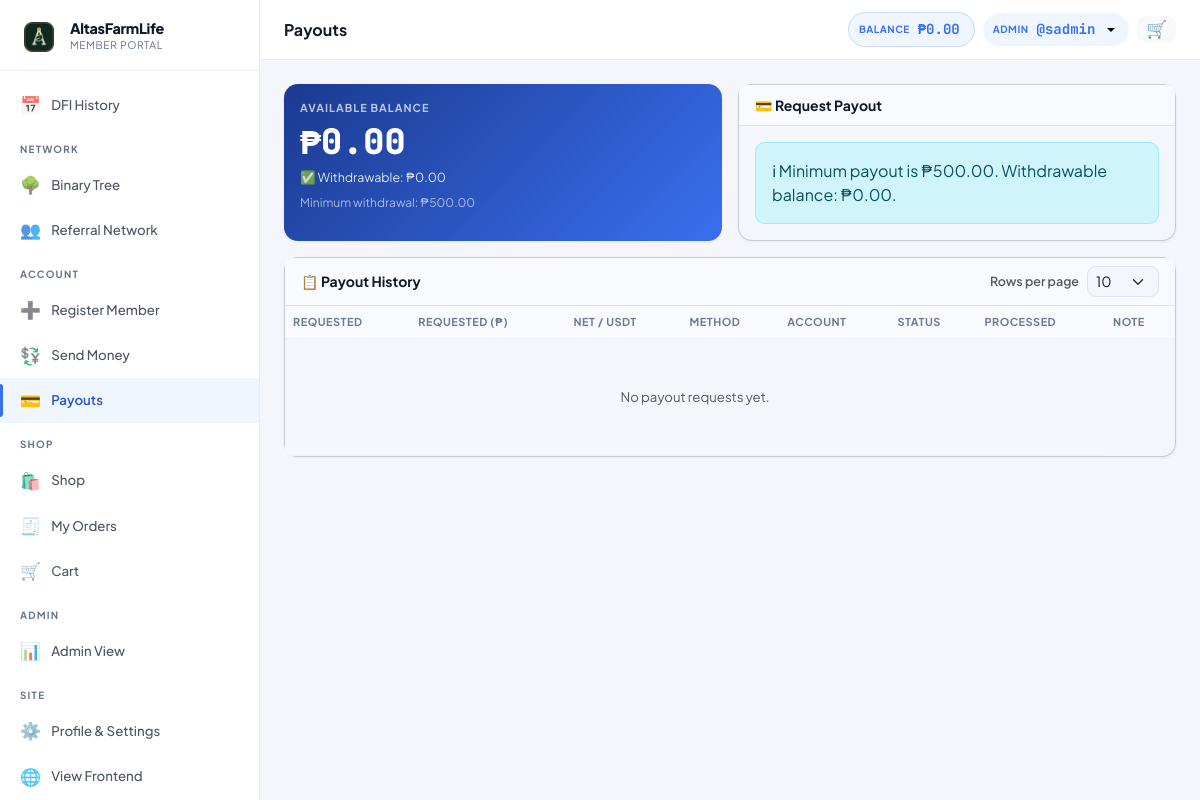
Screenshot of /?page=payout (signed in) with the database file from the repository.
### tables this page shows
CREATE TABLE settings (
  key_name   VARCHAR(80) NOT NULL PRIMARY KEY,
  value      TEXT        NOT NULL,
  updated_at TIMESTAMP DEFAULT CURRENT_TIMESTAMP ON UPDATE CURRENT_TIMESTAMP
);

CREATE TABLE users (
  id                INT UNSIGNED AUTO_INCREMENT PRIMARY KEY,
  username          VARCHAR(40)  NOT NULL UNIQUE,
  password_hash     VARCHAR(255) NOT NULL,
  role              ENUM('member','admin','superadmin') NOT NULL DEFAULT 'member',
  package_id        INT UNSIGNED NULL,
  reg_code_id           INT UNSIGNED NULL,
  reg_payment_method    ENUM('code','ewallet','pending','standard') NOT NULL DEFAULT 'code',
  reg_paid_by           INT UNSIGNED NULL,

   
  sponsor_id        INT UNSIGNED NULL,
  binary_parent_id  INT UNSIGNED NULL,
  binary_position   ENUM('left','right') NULL,

   
  left_count        INT UNSIGNED NOT NULL DEFAULT 0,
  left_count_paid   INT UNSIGNED NOT NULL DEFAULT 0,
  right_count       INT UNSIGNED NOT NULL DEFAULT 0,
  right_count_paid  INT UNSIGNED NOT NULL DEFAULT 0,
  pairs_paid        INT UNSIGNED NOT NULL DEFAULT 0,
  pairs_flushed     INT UNSIGNED NOT NULL DEFAULT 0,
  pairs_paid_today  INT UNSIGNED NOT NULL DEFAULT 0,   

   
  lifetime_earned       DECIMAL(14,2) NOT NULL DEFAULT 0.00,
  cap_status            ENUM('active','capped','perminact') NOT NULL DEFAULT 'active',
  capping_bypass        TINYINT(1)   NOT NULL DEFAULT 0,
  daily_cap_bypass      TINYINT(1)   NOT NULL DEFAULT 0,
  capped_at             TIMESTAMP NULL,
  last_reactivation_at  TIMESTAMP NULL,
  dfi_days_used         INT UNSIGNED NOT NULL DEFAULT 0,
  dfi_active            TINYINT(1)   NOT NULL DEFAULT 1,
  cd_active             TINYINT(1)   NOT NULL DEFAULT 0,
  ewallet_sent_today      DECIMAL(12,2) NOT NULL DEFAULT 0.00,
  ewallet_sent_this_week  DECIMAL(12,2) NOT NULL DEFAULT 0.00,

   
  full_name         VARCHAR(120) NULL,
  email             VARCHAR(120) NULL,
  mobile            VARCHAR(20)  NULL,
  gcash_number      VARCHAR(20)  NULL,
  maya_number       VARCHAR(20)  NULL,
  usdt_trc20_address VARCHAR(100) NULL,
  usdt_bep20_address VARCHAR(100) NULL,
  address           TEXT         NULL,
  photo             VARCHAR(200) NULL,

  ewallet_balance       DECIMAL(14,2) NOT NULL DEFAULT 0.00,
  withdrawable_balance  DECIMAL(14,2) NOT NULL DEFAULT 0.00,
  status                ENUM('active','suspended','pending','deactivated') NOT NULL DEFAULT 'active',
  joined_at         TIMESTAMP DEFAULT CURRENT_TIMESTAMP,
  last_login        TIMESTAMP NULL,

  FOREIGN KEY (sponsor_id)       REFERENCES users(id) ON DELETE SET NULL,
  FOREIGN KEY (binary_parent_id) REFERENCES users(id) ON DELETE SET NULL,
  FOREIGN KEY (package_id)       REFERENCES packages(id) ON DELETE SET NULL
);

### views/partials/sidebar_member.php (the view, shortened to what the rows shown need)
<?php
$cp      = current_page();
$user    = Auth::user();
$initial = strtoupper(substr($user['username'] ?? 'U', 0, 1));
$name    = $user['full_name'] ?: ('@' . $user['username']);
$view    = $_GET['view'] ?? '';
$nav = [
  ['page' => 'dashboard', 'icon' => '🏠', 'label' => 'Dashboard',        'pages' => ['dashboard']],
  ['page' => 'earnings',  'icon' => '💰', 'label' => 'Earnings',         'pages' => ['earnings']],
  ['page' => 'cap_status', 'icon' => '🛡️', 'label' => 'Lifetime Cap',     'pages' => ['cap_status']],
  ['page' => 'dfi_history', 'icon' => '📅', 'label' => 'DFI History',      'pages' => ['dfi_history']],
  'SEPARATOR:Network',
];
$hasBinary = Auth::isAdmin() || Package::hasPairing((int)($user['package_id'] ?? 0));
if ($hasBinary) {
  $nav[] = ['page' => 'genealogy&view=binary',  'icon' => '🌳', 'label' => 'Binary Tree',      'pages' => ['genealogy'], 'view' => 'binary'];
}
$nav[] = ['page' => 'genealogy&view=referral', 'icon' => '👥', 'label' => 'Referral Network', 'pages' => ['genealogy'], 'view' => 'referral'];
$nav[] = 'SEPARATOR:Account';
$nav[] = ['page' => 'register&sponsor=' . $user['username'], 'icon' => '➕', 'label' => 'Register Member', 'pages' => ['register']];
$nav[] = ['page' => 'ewallet_transfer', 'icon' => '💱', 'label' => 'Send Money', 'pages' => ['ewallet_transfer']];
$nav[] = ['page' => 'payout',  'icon' => '💳', 'label' => 'Payouts',   'pages' => ['payout']];
$cartBadge = Cart::itemCountForMember((int) ($user['id'] ?? 0));
$nav[] = 'SEPARATOR:Shop';
$nav[] = ['page' => 'shop',        'icon' => '🛍️', 'label' => 'Shop',      'pages' => ['shop']];
$nav[] = ['page' => 'shop_orders', 'icon' => '🧾', 'label' => 'My Orders', 'pages' => ['shop_orders', 'shop_order']];
$nav[] = ['page' => 'cart',        'icon' => '🛒', 'label' => 'Cart',      'pages' => ['cart'], 'badge' => $cartBadge, 'badge_class' => 'sidebar-cart-badge'];
if (Auth::isAdmin()) {
  $nav[] = 'SEPARATOR:Admin';
  $nav[] = ['page' => 'admin', 'icon' => '📊', 'label' => 'Admin View', 'pages' => []];
}
$nav[] = 'SEPARATOR:Site';
$nav[] = ['page' => 'profile', 'icon' => '⚙️', 'label' => 'Profile & Settings', 'pages' => ['profile']];
$nav[] = ['page' => '__frontend__', 'icon' => '🌐', 'label' => 'View Frontend', 'pages' => []];
if (!function_exists('renderSidebarNav')) {
function renderSidebarNav($nav, $cp, $user, $view, $initial, $name)
{ ?>
  <div class="sidebar-brand">
    <div>
      <div class="brand-name"><?= e(setting('site_name', APP_NAME)) ?></div>
      <div class="brand-sub">Member Portal</div>
    </div>
  </div>
<?php } ?>
<?php }  ?>
<div class="sidebar d-none d-lg-flex flex-column">
  <?php renderSidebarNav($nav, $cp, $user, $view, $initial, $name); ?>
</div>

### views/member/payout.php (shortened to what the rows shown need)
<?php
$minPayout        = (float)setting('min_payout', '500');
$availableBalance = (float)$user['ewallet_balance'];
$withdrawableBalance = (float)($user['withdrawable_balance'] ?? 0);
$hasPending       = false;
$gcashEnabled = setting('gcash_enabled', '1') === '1';
$mayaEnabled  = setting('maya_enabled', '1') === '1';
$jsFeePct = [];
if ($gcashEnabled) $jsFeePct['gcash'] = (float)setting('service_fee_gcash', '0');
if ($mayaEnabled)  $jsFeePct['maya']  = (float)setting('service_fee_maya', '0');
$jsFeePct['usdt_trc20']  = (float)setting('service_fee_usdt_trc20', '5');
$jsFeePct['usdt_bep20'] = (float)setting('service_fee_usdt_bep20', '5');
?>
<?php require 'views/partials/head.php'; ?>
<?php require 'views/partials/sidebar_member.php'; ?>
<div class="main-content">
  <?php require 'views/partials/topbar.php'; ?>
  <div class="page-content">
    <div class="row g-3 mb-3">
      <div class="col-12 col-md-6">
        <div class="card h-100" style="background:linear-gradient(135deg,#1a3a8f,#3b6ff0);border:none;">
          <div class="card-body text-white">
            <div style="font-size:.68rem;font-weight:700;letter-spacing:1px;text-transform:uppercase;opacity:.7;margin-bottom:.5rem;">Available Balance</div>
            <div style="font-size:2.2rem;font-weight:800;font-family:var(--font-mono);line-height:1;"><?= fmt_money($availableBalance) ?></div>
            <div style="font-size:.78rem;opacity:.85;margin-top:.5rem;">
              ✅ Withdrawable: <?= fmt_money($withdrawableBalance) ?>
            </div>
            <div style="font-size:.75rem;opacity:.6;margin-top:.5rem;">Minimum withdrawal: <?= fmt_money($minPayout) ?></div>
          </div>
        </div>
      </div>
      <div class="col-12 col-md-6">
        <div class="card h-100">
          <div class="card-body">
            <?php if ($hasPending): ?>
              <div class="alert alert-warning mb-0">⏳ You already have a pending payout request.</div>
            <?php elseif ($withdrawableBalance < $minPayout): ?>
              <div class="alert alert-info mb-0">ℹ Minimum payout is <?= fmt_money($minPayout) ?>. Withdrawable balance: <?= fmt_money($withdrawableBalance) ?>.</div>
            <?php endif; ?>
          </div>
        </div>
      </div>
    </div>
    <div class="card">
      <div class="table-responsive">
        <table class="table table-hover mb-0">
          <thead>
            <tr>
              <th>Requested</th>
              <th>Requested (₱)</th>
              <th>Net / USDT</th>
              <th>Method</th>
              <th>Account</th>
              <th>Status</th>
              <th>Processed</th>
              <th>Note</th>
            </tr>
          </thead>
        </table>
      </div>
    </div>
  </div>
</div>
<?php require 'views/partials/footer.php'; ?>

### views/partials/topbar.php (shortened to what the rows shown need)
<?php
if (isset($_GET['page']) && $_GET['page'] === 'admin_user_view' && !empty($_GET['id']) && Auth::isAdmin()) {
    $topbarUser = getUserById((int)$_GET['id']);
    if (!$topbarUser) {
        flash('error', 'User not found.');
        redirect('/?page=admin_users');
    }
    $walletUser = $topbarUser;
} else {
    $topbarUser = Auth::user();
    $walletUser = Auth::isSuperadmin() ? (User::find(Auth::actingAdminId()) ?: $topbarUser) : $topbarUser;
}
$topbarBalance = fmt_money($walletUser['ewallet_balance'] ?? 0);
$isMember      = ($topbarUser['role'] ?? '') === 'member';
?>
<div class="topbar-wrapper no-print">
    <div class="d-flex align-items-center gap-2">
        <?php if ($isMember || Auth::isSuperadmin()): ?>
            <div class="topbar-balance d-none d-sm-flex">
                <span class="bal-label">Balance</span>
                <span class="bal-amount" id="topbarBalance"><?= $topbarBalance ?></span>
            </div>
        <?php endif; ?>
        <div class="dropdown">
            <button class="topbar-balance border-0 dropdown-toggle" type="button"
                data-bs-toggle="dropdown" aria-expanded="false"
                title="<?= e($topbarUser['username'] ?? '') ?>" style="cursor:pointer;">
                <span class="bal-label"><?= Auth::isAdmin() ? 'Admin' : 'User' ?></span>
                <span class="bal-amount">@<?= e($topbarUser['username'] ?? '') ?></span>
            </button>
        </div>
    </div>
</div>

### rows the page displays
settings: value "AltasFarmLife"
users: ewallet_balance "₱0.00"
users: username "sadmin", ewallet_balance "₱0.00", withdrawable_balance "₱0.00"

### other values shown
$item['icon'] "📅"
$item['label'] "DFI History"
substr($item, 10) "NETWORK"
$item['icon'] "🌳"
$item['label'] "Binary Tree"
$item['icon'] "👥"
$item['label'] "Referral Network"
substr($item, 10) "ACCOUNT"
$item['icon'] "➕"
$item['label'] "Register Member"
$item['icon'] "💱"
$item['label'] "Send Money"
$item['icon'] "💳"
$item['label'] "Payouts"
substr($item, 10) "SHOP"
